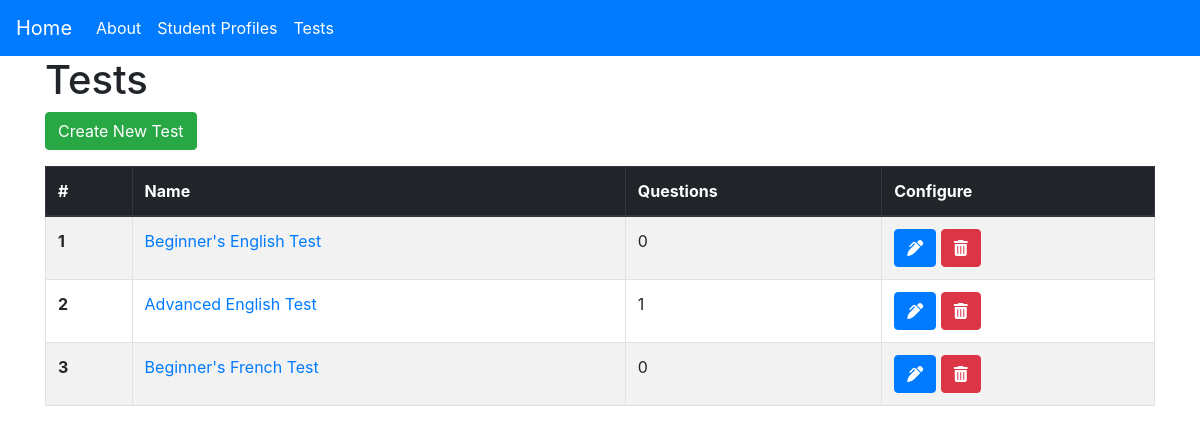
/tests/, run on an earlier commit of the app's database.
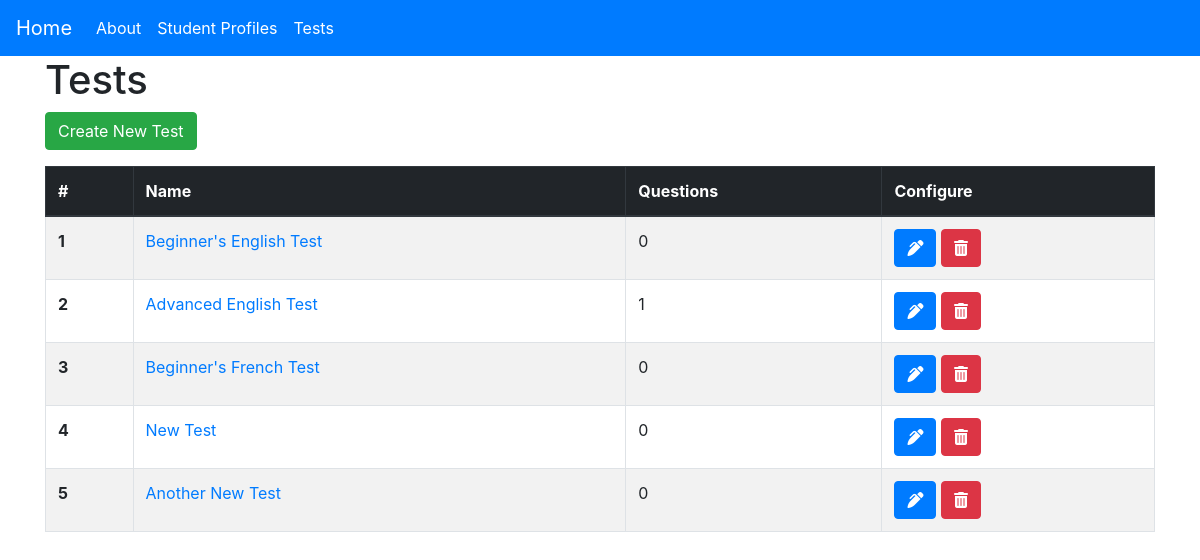
And on a later commit of the database.
### main/models.py (models this page shows, shortened)
class Test(models.Model):
    test_name = models.CharField(max_length=100)
    test_directions = models.TextField(null=True)
    test_status_new = models.ManyToManyField('StudentProfile', related_name='test_status_new')
    test_status_good = models.ManyToManyField('StudentProfile', related_name='test_status_good')
    test_status_repeat = models.ManyToManyField('StudentProfile', related_name='test_status_repeat')
    test_repeat_due = models.IntegerField(default=6)
    test_status_due = models.ManyToManyField('StudentProfile', related_name='test_status_due')

### main/views.py (the view)
# urls.py: path('tests/', views.tests, name='tests'),
def tests(request):
    tests = Test.objects.all()
    questions = Question.objects.all()
    profiles = StudentProfile.objects.all()
    if request.method == 'POST':
        c_form = CreateTestForm(request.POST)
        u_form = UpdateTestForm(request.POST)
        if c_form.is_valid():
            c_form.save(commit=False)
            test = Test(test_name = c_form.cleaned_data['test_name'], test_directions = c_form.cleaned_data['test_directions'])
            test.save()
            for profile in profiles:
                profile.test_status_new.add(test)
                profile.save()
            messages.success(request, 'This test has been created.', extra_tags='alert alert-primary')
            return redirect('tests')
    else:
        c_form = CreateTestForm()
        u_form = UpdateTestForm()
    context = {
        'title': 'Tests',
        'tests': tests,
        'questions': questions,
        'form': c_form,
        'u_form': u_form,
    }
    return render(request, 'main/tests.html', context=context)

### main/templatetags/tags.py (called while the page is built)
@register.simple_tag(name='filter_questions_per_test')
def filter_questions_per_test(questions, test_id):
    questions_per_test = questions.filter(test=test_id)
    length_of_questions = len(questions_per_test)
    return length_of_questions

### main/templates/main/tests.html (shortened to what this page needs)
{% extends 'main/base.html' %}
{% load crispy_forms_tags %}
{% load tags %}
{% block content %}
<h1>Tests</h1>
<button type="button" class="btn btn-success mb-3" data-toggle="modal" data-target="#createTestModal">
    Create New Test
</button>
<table class="table table-striped table-bordered">
    <thead class="thead-dark">
        <tr>
            <th scope="col">#</th>
            <th scope="col">Name</th>
            <th scope="col">Questions</th>
            <th scope="col">Configure</th>
        </tr>
    </thead>
    <tbody>
        {% for test in tests %}
            <tr>
                <th scope="row">{{forloop.counter}}</th>
                <td>
                    <a href="{% url 'test' test.id %}">
                        {{test.test_name}}
                    </a>
                </td>
                <td>{%filter_questions_per_test questions test.id%}</td>
                <td>
                    <button title="Update Test" type="button" class="btn btn-primary" data-toggle="modal" data-target="#updateTestModal{{forloop.counter}}">
                        <i class="fas fa-pen-alt"></i>
                    </button>
                    <button title="Delete Test" type="button" class="btn btn-danger" data-toggle="modal" data-target="#deleteTestModal{{forloop.counter}}">
                        <i class="fas fa-trash-alt"></i>
                    </button>
                </td>
            </tr>
        {% endfor %}
    </tbody>
</table>
{% endblock content %}

What changed in the data, as far as the page shows it:
added Test: test_name "New Test", id "0"
added Test: test_name "Another New Test", id "0"
